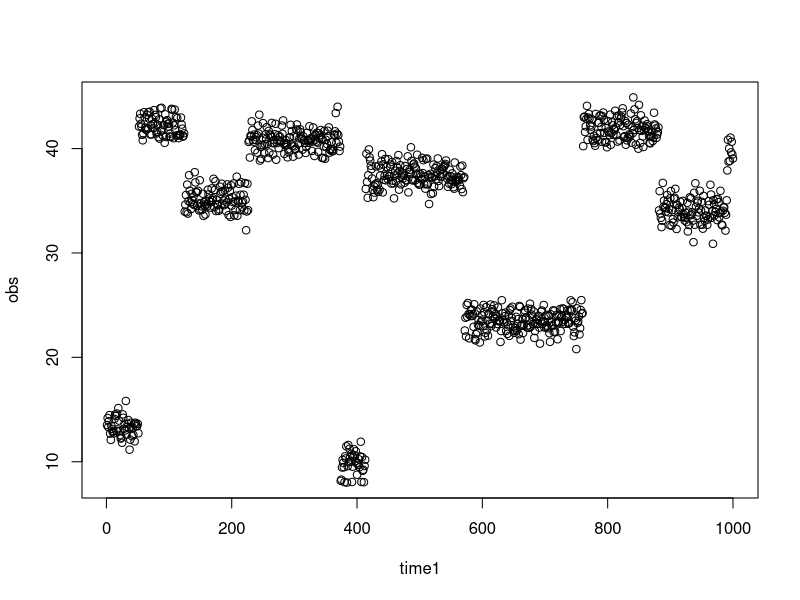

Recreate this plot in R. (Note: this script raises an error after producing the figure.)
rm(list=ls(all=TRUE))
set.seed(1)

nobs=1000
nseg=10
tmp=runif(nseg)
prob=tmp/sum(tmp); prob
partition=rmultinom(1,size=nobs,prob=prob)
mu=runif(nseg,min=5,max=50)

seg.index=rep(1:nseg,times=partition)
obs=data.frame(obs=rnorm(nobs,mean=mu[seg.index],sd=1),
               time1=1:nobs)

plot(obs~time1,data=obs)

setwd('U:\\GIT_models\\git_segmentation_model')
write.csv(obs,'fake data.csv',row.names=F)
